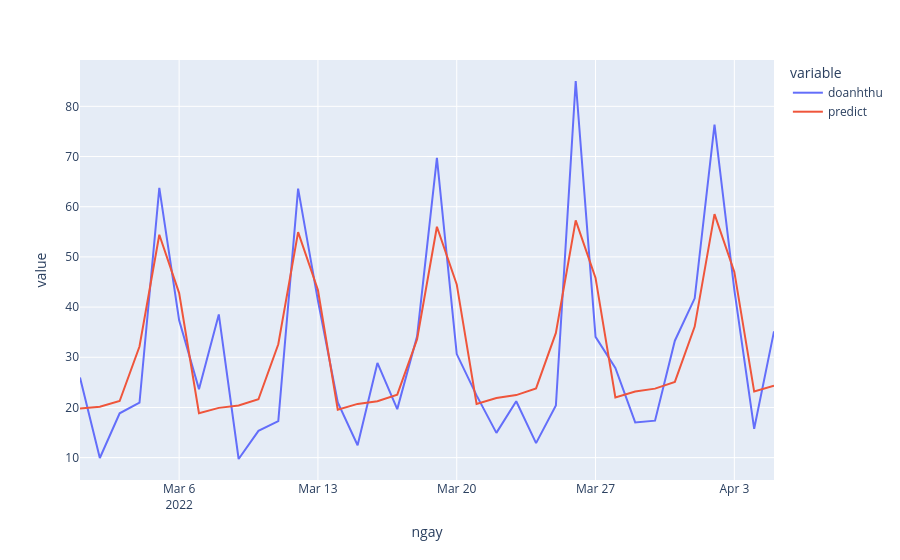
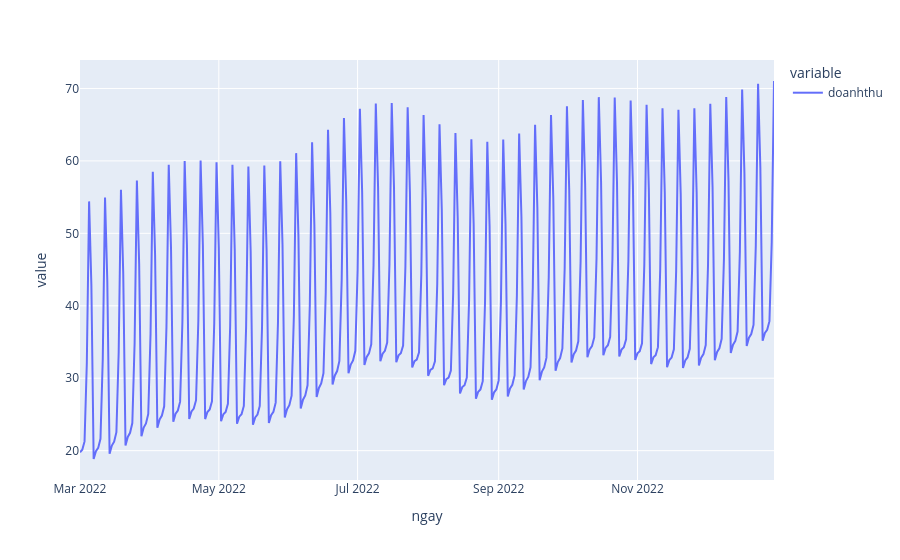

The cell these charts' notebook holds for them, in order:
### Markdown cell above
#### 5-TOKY

### Code cell
num=5
## config parametters
xmax=400
xmin=300

## output log file
CH = store[store.macuahang==num]
CH = CH[['macuahang', 'ngay', 'doanhthu']]

## get data to train model
train_first  ='2019/1/1'
train_end    ='2020/11/30'
test_01_first='2022/01/9'
test_01_end  ='2022/01/31'
test_02_first='2022/02/1'
test_02_end  ='2022/02/17'

test_03_first='2022/02/18'
test_03_end  ='2022/04/05'


## train df
train=CH[((CH['ngay'] >= train_first)    & (CH['ngay'] <= train_end))     |      \
         ((CH['ngay'] >= test_01_first)  & (CH['ngay'] <= train_first))   |      \
         ((CH['ngay'] >= test_02_first)  & (CH['ngay'] <= test_02_end))   |      \
         ((CH['ngay'] >= test_03_first) & (CH['ngay']  <= test_03_end))      
         ]

## get best hyper params
best_params=get_hyperparameter(train, xmax, xmin)

## predict from date1 to date2
date1='2022-03-01'
date2='2022-12-31'

## cutoff for test
date3='2022-4-5'
p_next_0=predict_next(date1, date2, xmax, xmin, train, best_params, 'doanhthu')

## get and visualize test set
test0       = CH[(CH['ngay'] >= date1)  & (CH['ngay'] <= date3)]
predict0    = p_next_0[(p_next_0['ngay'] >= date1)  & (p_next_0['ngay'] <= date3)]

gap=abs(np.mean(test0['doanhthu'])-np.mean(predict0['doanhthu']))
print(f'==> gap: {round(gap, 2)}')

## add gap for prediction
# if gap>0:
#     p_next_0['doanhthu']=round( abs(p_next_0['doanhthu'] + gap) , 2)
# else:
#     p_next_0['doanhthu']=round( abs(p_next_0['doanhthu'] - gap) , 2)

p_next    = p_next_0[(p_next_0['ngay'] >= date1)  & (p_next_0['ngay'] <= date3)]
## calculate accuracy
test0['predict']=p_next['doanhthu'].tolist()
acc=mean_absolute_percentage_error(test0['doanhthu'], test0['predict'])
print(f'==> accuracy: {acc} %')

## save results
outfile=f'{output}{num}_{date1.replace("-", "_")}_{date2.replace("-", "_")}.csv'
p_next_0.to_csv(outfile, index=False)
fig = px.line(test0, x='ngay', y=test0.columns[1:])
fig.show()

fig = px.line(p_next_0, x='ngay', y=p_next_0.columns[1:])
fig.show()

### Figure 1 — Plotly figure (JSON) as saved in the notebook; plotly's stock layout.template omitted (floating-point values rounded to 4 significant figures)
{"data": [{"hovertemplate": "variable=doanhthu<br>ngay=%{x}<br>value=%{y}<extra></extra>", "legendgroup": "doanhthu", "line": {"color": "#636efa", "dash": "solid"}, "mode": "lines", "name": "doanhthu", "orientation": "v", "showlegend": true, "type": "scatter", "x": ["2022-03-01T00:00:00", "2022-03-02T00:00:00", "2022-03-03T00:00:00", "2022-03-04T00:00:00", "2022-03-05T00:00:00", "2022-03-06T00:00:00", "2022-03-07T00:00:00", "2022-03-08T00:00:00", "2022-03-09T00:00:00", "2022-03-10T00:00:00", "2022-03-11T00:00:00", "2022-03-12T00:00:00", "2022-03-13T00:00:00", "2022-03-14T00:00:00", "2022-03-15T00:00:00", "2022-03-16T00:00:00", "2022-03-17T00:00:00", "2022-03-18T00:00:00", "2022-03-19T00:00:00", "2022-03-20T00:00:00", "2022-03-21T00:00:00", "2022-03-22T00:00:00", "2022-03-23T00:00:00", "2022-03-24T00:00:00", "2022-03-25T00:00:00", "2022-03-26T00:00:00", "2022-03-27T00:00:00", "2022-03-28T00:00:00", "2022-03-29T00:00:00", "2022-03-30T00:00:00", "2022-03-31T00:00:00", "2022-04-01T00:00:00", "2022-04-02T00:00:00", "2022-04-03T00:00:00", "2022-04-04T00:00:00", "2022-04-05T00:00:00"], "xaxis": "x", "y": [25.97, 9.93, 18.83, 20.94, 63.74, 37.36, 23.65, 38.53, 9.73, 15.34, 17.28, 63.6, 41.29, 21, 12.47, 28.87, 19.67, 34.19, 69.74, 30.64, 22.41, 14.93, 21.23, 12.89, 20.38, 85.05, 34.06, 27.87, 17.01, 17.37, 33.3, 41.75, 76.36, 43.45, 15.75, 35.17], "yaxis": "y"}, {"hovertemplate": "variable=predict<br>ngay=%{x}<br>value=%{y}<extra></extra>", "legendgroup": "predict", "line": {"color": "#EF553B", "dash": "solid"}, "mode": "lines", "name": "predict", "orientation": "v", "showlegend": true, "type": "scatter", "x": ["2022-03-01T00:00:00", "2022-03-02T00:00:00", "2022-03-03T00:00:00", "2022-03-04T00:00:00", "2022-03-05T00:00:00", "2022-03-06T00:00:00", "2022-03-07T00:00:00", "2022-03-08T00:00:00", "2022-03-09T00:00:00", "2022-03-10T00:00:00", "2022-03-11T00:00:00", "2022-03-12T00:00:00", "2022-03-13T00:00:00", "2022-03-14T00:00:00", "2022-03-15T00:00:00", "2022-03-16T00:00:00", "2022-03-17T00:00:00", "2022-03-18T00:00:00", "2022-03-19T00:00:00", "2022-03-20T00:00:00", "2022-03-21T00:00:00", "2022-03-22T00:00:00", "2022-03-23T00:00:00", "2022-03-24T00:00:00", "2022-03-25T00:00:00", "2022-03-26T00:00:00", "2022-03-27T00:00:00", "2022-03-28T00:00:00", "2022-03-29T00:00:00", "2022-03-30T00:00:00", "2022-03-31T00:00:00", "2022-04-01T00:00:00", "2022-04-02T00:00:00", "2022-04-03T00:00:00", "2022-04-04T00:00:00", "2022-04-05T00:00:00"], "xaxis": "x", "y": [19.77, 20.13, 21.28, 32.15, 54.41, 42.79, 18.85, 19.92, 20.38, 21.63, 32.6, 54.95, 43.41, 19.56, 20.71, 21.24, 22.56, 33.59, 56, 44.51, 20.7, 21.89, 22.46, 23.81, 34.86, 57.28, 45.81, 22, 23.19, 23.75, 25.08, 36.12, 58.51, 47.01, 23.17, 24.32], "yaxis": "y"}], "layout": {"legend": {"title": {"text": "variable"}, "tracegroupgap": 0}, "margin": {"t": 60}, "xaxis": {"anchor": "y", "domain": [0, 1], "title": {"text": "ngay"}}, "yaxis": {"anchor": "x", "domain": [0, 1], "title": {"text": "value"}}}}

### Figure 2 — Plotly figure (JSON) as saved in the notebook; plotly's stock layout.template omitted (floating-point values rounded to 4 significant figures; data arrays with more than 128 entries replaced by an {"elided": "..."} marker saying what was removed)
{"data": [{"hovertemplate": "variable=doanhthu<br>ngay=%{x}<br>value=%{y}<extra></extra>", "legendgroup": "doanhthu", "line": {"color": "#636efa", "dash": "solid"}, "mode": "lines", "name": "doanhthu", "orientation": "v", "showlegend": true, "type": "scatter", "x": {"elided": "306 str values"}, "xaxis": "x", "y": {"elided": "306 float values"}, "yaxis": "y"}], "layout": {"legend": {"title": {"text": "variable"}, "tracegroupgap": 0}, "margin": {"t": 60}, "xaxis": {"anchor": "y", "domain": [0, 1], "title": {"text": "ngay"}}, "yaxis": {"anchor": "x", "domain": [0, 1], "title": {"text": "value"}}}}
